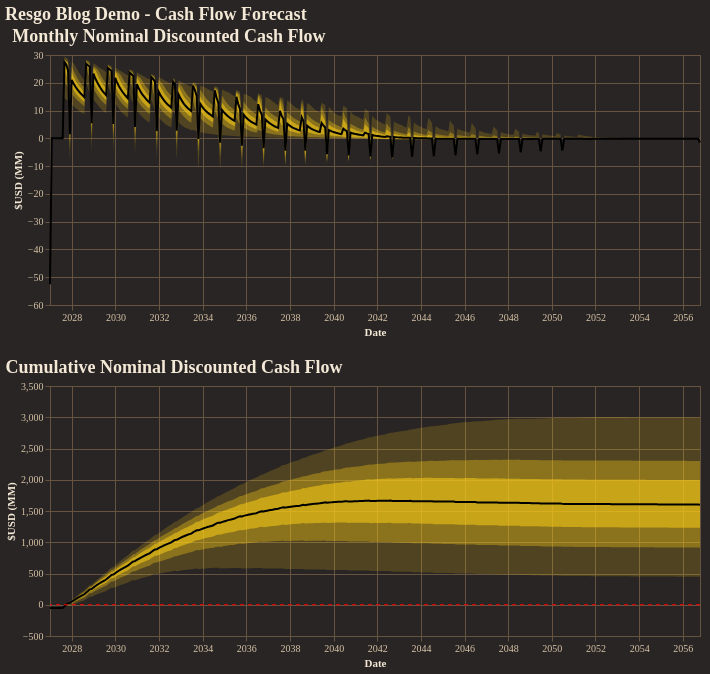

The code cell stored with this chart in its notebook:
### Code cell
fig = plotter.combined_cash_flow_plot(
    figsize=(650, 250),
    backend=PLOTTING_BACKEND
)
fig.show()

### Figure 1 — Vega-Lite specification as saved in the notebook (floating-point values rounded to 4 significant figures; data arrays with more than 128 entries replaced by an {"elided": "..."} marker saying what was removed)
{"config": {"background": "#292524", "view": {"fill": "#292524", "stroke": "#665340"}, "title": {"color": "#f4e9d7", "font": "Merriweather", "fontSize": 18, "fontWeight": 600, "subtitleColor": "#d5c2a6", "anchor": "start"}, "axis": {"domainColor": "#665340", "gridColor": "#665340", "tickColor": "#665340", "labelColor": "#d5c2a6", "titleColor": "#f4e9d7", "labelFont": "Merriweather", "titleFont": "Merriweather"}, "legend": {"titleColor": "#f4e9d7", "labelColor": "#d5c2a6", "labelFont": "Merriweather", "titleFont": "Merriweather", "orient": "top-right", "symbolType": "circle"}, "header": {"labelColor": "#d5c2a6", "titleColor": "#f4e9d7", "labelFont": "Merriweather", "titleFont": "Merriweather"}, "mark": {"color": "#c78d3b"}, "line": {"color": "#c78d3b"}, "bar": {"color": "#c78d3b"}, "point": {"color": "#ddb06d"}, "area": {"color": "#c78d3b", "opacity": 0.35}, "text": {"color": "#f4e9d7", "font": "Merriweather"}, "range": {"category": ["#5DA5DA", "#F28E2B", "#59C36A", "#E15759", "#B07AA1", "#4ECDC4", "#FF9DA7", "#EDC948"]}}, "vconcat": [{"layer": [{"mark": {"type": "area", "color": "rgba(250, 204, 21, 1.0)", "opacity": 0.18}, "encoding": {"tooltip": [{"field": "date", "title": "Date", "type": "temporal"}, {"field": "p01", "format": ",.2f", "title": "P01", "type": "quantitative"}, {"field": "p10", "format": ",.2f", "title": "P10", "type": "quantitative"}, {"field": "p25", "format": ",.2f", "title": "P25", "type": "quantitative"}, {"field": "p50", "format": ",.2f", "title": "P50", "type": "quantitative"}, {"field": "p75", "format": ",.2f", "title": "P75", "type": "quantitative"}, {"field": "p90", "format": ",.2f", "title": "P90", "type": "quantitative"}, {"field": "p99", "format": ",.2f", "title": "P99", "type": "quantitative"}], "x": {"field": "date", "title": "Date", "type": "temporal"}, "y": {"field": "p01", "title": "$USD (MM)", "type": "quantitative"}, "y2": {"field": "p99"}}}, {"mark": {"type": "area", "color": "rgba(250, 204, 21, 1.0)", "opacity": 0.35}, "encoding": {"tooltip": [{"field": "date", "title": "Date", "type": "temporal"}, {"field": "p01", "format": ",.2f", "title": "P01", "type": "quantitative"}, {"field": "p10", "format": ",.2f", "title": "P10", "type": "quantitative"}, {"field": "p25", "format": ",.2f", "title": "P25", "type": "quantitative"}, {"field": "p50", "format": ",.2f", "title": "P50", "type": "quantitative"}, {"field": "p75", "format": ",.2f", "title": "P75", "type": "quantitative"}, {"field": "p90", "format": ",.2f", "title": "P90", "type": "quantitative"}, {"field": "p99", "format": ",.2f", "title": "P99", "type": "quantitative"}], "x": {"field": "date", "title": "Date", "type": "temporal"}, "y": {"field": "p10", "title": "$USD (MM)", "type": "quantitative"}, "y2": {"field": "p90"}}}, {"mark": {"type": "area", "color": "rgba(250, 204, 21, 1.0)", "opacity": 0.55}, "encoding": {"tooltip": [{"field": "date", "title": "Date", "type": "temporal"}, {"field": "p01", "format": ",.2f", "title": "P01", "type": "quantitative"}, {"field": "p10", "format": ",.2f", "title": "P10", "type": "quantitative"}, {"field": "p25", "format": ",.2f", "title": "P25", "type": "quantitative"}, {"field": "p50", "format": ",.2f", "title": "P50", "type": "quantitative"}, {"field": "p75", "format": ",.2f", "title": "P75", "type": "quantitative"}, {"field": "p90", "format": ",.2f", "title": "P90", "type": "quantitative"}, {"field": "p99", "format": ",.2f", "title": "P99", "type": "quantitative"}], "x": {"field": "date", "title": "Date", "type": "temporal"}, "y": {"field": "p25", "title": "$USD (MM)", "type": "quantitative"}, "y2": {"field": "p75"}}}, {"mark": {"type": "line", "color": "black", "strokeWidth": 2}, "encoding": {"tooltip": [{"field": "date", "title": "Date", "type": "temporal"}, {"field": "p01", "format": ",.2f", "title": "P01", "type": "quantitative"}, {"field": "p10", "format": ",.2f", "title": "P10", "type": "quantitative"}, {"field": "p25", "format": ",.2f", "title": "P25", "type": "quantitative"}, {"field": "p50", "format": ",.2f", "title": "P50", "type": "quantitative"}, {"field": "p75", "format": ",.2f", "title": "P75", "type": "quantitative"}, {"field": "p90", "format": ",.2f", "title": "P90", "type": "quantitative"}, {"field": "p99", "format": ",.2f", "title": "P99", "type": "quantitative"}], "x": {"field": "date", "title": "Date", "type": "temporal"}, "y": {"field": "p50", "title": "$USD (MM)", "type": "quantitative"}}}], "data": {"name": "data-20730f788c99dee08f7f369f31e7d6fb"}, "height": 250, "title": "Monthly Nominal Discounted Cash Flow", "width": 650}, {"layer": [{"layer": [{"mark": {"type": "area", "color": "rgba(250, 204, 21, 1.0)", "opacity": 0.18}, "encoding": {"tooltip": [{"field": "date", "title": "Date", "type": "temporal"}, {"field": "p01", "format": ",.2f", "title": "P01", "type": "quantitative"}, {"field": "p10", "format": ",.2f", "title": "P10", "type": "quantitative"}, {"field": "p25", "format": ",.2f", "title": "P25", "type": "quantitative"}, {"field": "p50", "format": ",.2f", "title": "P50", "type": "quantitative"}, {"field": "p75", "format": ",.2f", "title": "P75", "type": "quantitative"}, {"field": "p90", "format": ",.2f", "title": "P90", "type": "quantitative"}, {"field": "p99", "format": ",.2f", "title": "P99", "type": "quantitative"}], "x": {"field": "date", "title": "Date", "type": "temporal"}, "y": {"field": "p01", "title": "$USD (MM)", "type": "quantitative"}, "y2": {"field": "p99"}}}, {"mark": {"type": "area", "color": "rgba(250, 204, 21, 1.0)", "opacity": 0.35}, "encoding": {"tooltip": [{"field": "date", "title": "Date", "type": "temporal"}, {"field": "p01", "format": ",.2f", "title": "P01", "type": "quantitative"}, {"field": "p10", "format": ",.2f", "title": "P10", "type": "quantitative"}, {"field": "p25", "format": ",.2f", "title": "P25", "type": "quantitative"}, {"field": "p50", "format": ",.2f", "title": "P50", "type": "quantitative"}, {"field": "p75", "format": ",.2f", "title": "P75", "type": "quantitative"}, {"field": "p90", "format": ",.2f", "title": "P90", "type": "quantitative"}, {"field": "p99", "format": ",.2f", "title": "P99", "type": "quantitative"}], "x": {"field": "date", "title": "Date", "type": "temporal"}, "y": {"field": "p10", "title": "$USD (MM)", "type": "quantitative"}, "y2": {"field": "p90"}}}, {"mark": {"type": "area", "color": "rgba(250, 204, 21, 1.0)", "opacity": 0.55}, "encoding": {"tooltip": [{"field": "date", "title": "Date", "type": "temporal"}, {"field": "p01", "format": ",.2f", "title": "P01", "type": "quantitative"}, {"field": "p10", "format": ",.2f", "title": "P10", "type": "quantitative"}, {"field": "p25", "format": ",.2f", "title": "P25", "type": "quantitative"}, {"field": "p50", "format": ",.2f", "title": "P50", "type": "quantitative"}, {"field": "p75", "format": ",.2f", "title": "P75", "type": "quantitative"}, {"field": "p90", "format": ",.2f", "title": "P90", "type": "quantitative"}, {"field": "p99", "format": ",.2f", "title": "P99", "type": "quantitative"}], "x": {"field": "date", "title": "Date", "type": "temporal"}, "y": {"field": "p25", "title": "$USD (MM)", "type": "quantitative"}, "y2": {"field": "p75"}}}, {"mark": {"type": "line", "color": "black", "strokeWidth": 2}, "encoding": {"tooltip": [{"field": "date", "title": "Date", "type": "temporal"}, {"field": "p01", "format": ",.2f", "title": "P01", "type": "quantitative"}, {"field": "p10", "format": ",.2f", "title": "P10", "type": "quantitative"}, {"field": "p25", "format": ",.2f", "title": "P25", "type": "quantitative"}, {"field": "p50", "format": ",.2f", "title": "P50", "type": "quantitative"}, {"field": "p75", "format": ",.2f", "title": "P75", "type": "quantitative"}, {"field": "p90", "format": ",.2f", "title": "P90", "type": "quantitative"}, {"field": "p99", "format": ",.2f", "title": "P99", "type": "quantitative"}], "x": {"field": "date", "title": "Date", "type": "temporal"}, "y": {"field": "p50", "title": "$USD (MM)", "type": "quantitative"}}}], "data": {"name": "data-f65bed016ed18c8dc0125ed3d9f2e41d"}, "title": "Cumulative Nominal Discounted Cash Flow"}, {"data": {"name": "data-42990c68f268a11fa16682fcd3437a6f"}, "mark": {"type": "rule", "color": "red", "strokeDash": [4, 4]}, "encoding": {"y": {"field": "zero", "type": "quantitative"}}}], "height": 250, "width": 650}], "title": "Resgo Blog Demo - Cash Flow Forecast", "$schema": "https://vega.github.io/schema/vega-lite/v5.20.1.json", "datasets": {"data-20730f788c99dee08f7f369f31e7d6fb": {"elided": "360 records"}, "data-f65bed016ed18c8dc0125ed3d9f2e41d": {"elided": "360 records"}, "data-42990c68f268a11fa16682fcd3437a6f": [{"zero": 0}]}}
